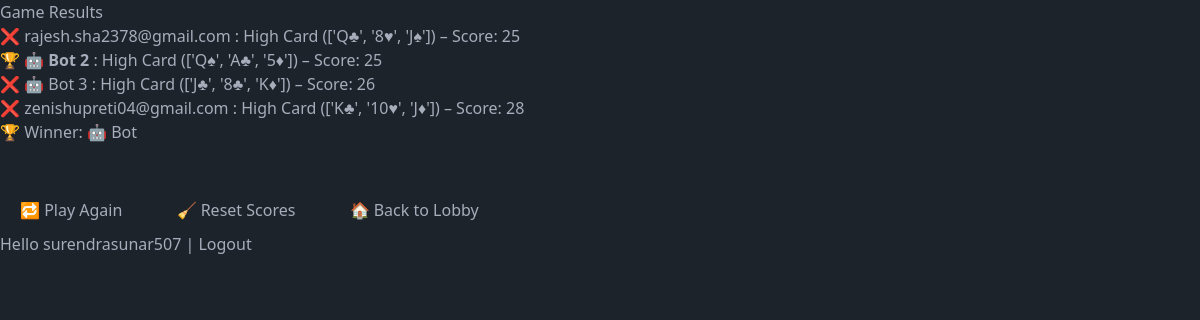
The page /reveal/13c2f652/ (signed in) on the database its author committed.
### home/models.py (models this page shows)
class Player(models.Model):
    user = models.ForeignKey(User, on_delete=models.CASCADE, null=True, blank=True)
    room = models.ForeignKey(GameRoom, on_delete=models.CASCADE)
    card = models.JSONField(null=True, blank=True)
    total_score = models.IntegerField(default=0)
    has_played = models.BooleanField(default=False)
    is_bot = models.BooleanField(default=False)
    score = models.IntegerField(default=0)

### home/views.py (the view)
# urls.py: path('reveal/<str:room_code>/', views.reveal_game, name='reveal_game'),
def reveal_game(request, room_code):
    room = get_object_or_404(GameRoom, room_code=room_code)
    players = Player.objects.filter(room=room)
    evaluated = []
    for p in players:
        if len(p.card) == 3:
            hand_rank = evaluate_hand(p.card)
            rank_num, card_vals = hand_rank
            rank_name = ["Trail", "Pure Sequence", "Sequence", "Flush", "Pair", "High Card"][rank_num - 1]
            score = sum(card_vals)
            p.score = score
            p.total_score += score
            p.save()
            evaluated.append((p, rank_num, card_vals, rank_name))
    if not evaluated:
        return redirect("/lobby/")
    winner_player, *_ = max(evaluated, key=lambda x: (-x[1], x[2]))
    return render(request, "home/reveal.html", {
    "players": players,
    "winner": winner_player,
    "room_code": room.room_code,
    "current_player": players.filter(user=request.user).first(),
    "evaluated": evaluated,
})

### home/utils.py (called while the page is built)
def evaluate_hand(hand):
    rank_order = {r: i for i, r in enumerate(RANKS)}
    values = sorted([rank_order[c[:-1]] for c in hand], reverse=True)
    suits  = [c[-1] for c in hand]
    ranks  = [c[:-1] for c in hand]
    is_trail         = (len(set(ranks)) == 1)
    is_flush         = (len(set(suits)) == 1)
    seq              = is_sequence(values)
    is_pure_sequence = seq and is_flush
    is_pair          = (len(set(ranks)) == 2)
    if is_trail:
        return (1, values)
    if is_pure_sequence:
        return (2, values)
    if seq:
        return (3, values)
    if is_flush:
        return (4, values)
    if is_pair:
        return (5, values)
    return (6, values)

def is_sequence(values):
    sorted_vals = sorted(values)
    if sorted_vals == list(range(sorted_vals[0], sorted_vals[0] + 3)):
        return True
    return sorted_vals == [0, 1, 12]

### home/templates/home/reveal.html (shortened to what this page needs)
{% extends "home/base.html" %}
{% block content %}
<head>
</head>
<body>
  <h2>Game Results</h2>
  <ul>
    {% for player, rank_num, card_vals, rank_name in evaluated %}
      <li>
        {% if player == winner %}
          🏆 <strong>
            {% if player.is_bot %}
              🤖 Bot {{ forloop.counter }}
            {% else %}
              {{ player.user.email }}
            {% endif %}
          </strong>: {{ rank_name }} ({{ player.card }}) – Score: {{ player.score }}
        {% else %}
          ❌ {% if player.is_bot %}
                🤖 Bot {{ forloop.counter }}
              {% else %}
                {{ player.user.email }}
              {% endif %}:
          {{ rank_name }} ({{ player.card }}) – Score: {{ player.score }}
        {% endif %}
      </li>
    {% endfor %}
  </ul>
  <h3>🏆 Winner:
    {% if winner.is_bot %}
      🤖 Bot
    {% else %}
      {% if winner.user == request.user %}
        🧑 You
      {% else %}
        {{ winner.user.email }}
      {% endif %}
    {% endif %}
  </h3>
  <br>
  <div style="margin-top: 20px;">
    <a href="/start/{{ room_code }}/">
      <button style="padding: 10px 20px; font-size: 16px;">🔁 Play Again</button>
    </a>
    <a href="/reset/{{ room_code }}/" style="margin-left: 10px;">
      <button style="padding: 10px 20px; font-size: 16px;">🧹 Reset Scores</button>
    </a>
    <a href="/lobby/" style="margin-left: 10px;">
      <button style="padding: 10px 20px; font-size: 16px;">🏠 Back to Lobby</button>
    </a>
  </div>
</body>
{% endblock %}

### home/templates/home/base.html (shortened to what this page needs)
{% load static %}
<html lang="en" data-theme="dark">
    <head>
        <link rel="stylesheet" href="{% static 'css/output.css' %}">
    </head>
    <body>
        {% block content %}
        {% endblock %}
    </body>
</html>
{% if request.user.is_authenticated %}
  Hello {{ request.user.username }} |
  <a href="{% url 'logout' %}?next=/">Logout</a>
{% else %}
  <a href="{% url 'social:begin' 'auth0' %}">Login with Auth0</a>
{% endif %}

### rows shown on the page
Player: user.email "rajesh.sha2378@gmail.com", rank_name "High Card", card "['Q♣', '8♥', 'J♠']", score "25"
Player: rank_name "High Card", card "['Q♠', 'A♣', '5♦']", score "25"
Player: rank_name "High Card", card "['J♣', '8♣', 'K♦']", score "26"
Player: user.email "zenishupreti04@gmail.com", rank_name "High Card", card "['K♣', '10♥', 'J♦']", score "28"

### other values the page prints
{{ request.user.username }} "surendrasunar507"
